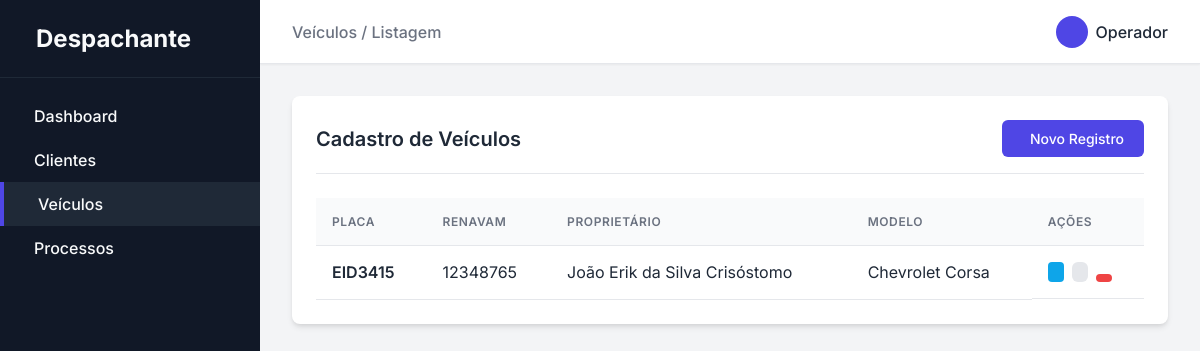
The app's page /veiculos, older data.
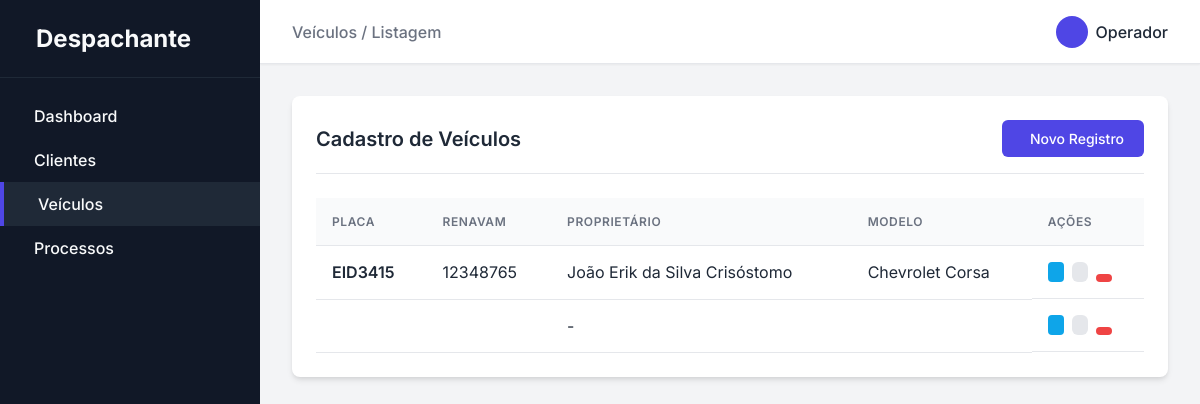
The same page, newer data.
### app/models.py (models this page shows)
class Veiculo(db.Model):
    __tablename__ = 'veiculo'
    id = db.Column(db.Integer, primary_key=True)
    placa = db.Column(db.String(50), nullable=False)
    renavam = db.Column(db.String(50), nullable=False)
    chassis = db.Column(db.String(50), nullable=False)
    grupo = db.Column(db.String(50), nullable=False)
    placa_anterior = db.Column(db.String(50), nullable=False)
    proprietario_anterior = db.Column(db.String(50), nullable=False)
    cpf__cnpj_anterior = db.Column(db.String(50), nullable=False)
    marca__modelo = db.Column(db.String(50), nullable=False)
    tipo = db.Column(db.String(50), nullable=False)
    especie = db.Column(db.String(50), nullable=False)
    cor = db.Column(db.String(50), nullable=False)
    combustivel = db.Column(db.String(50), nullable=False)
    categoria = db.Column(db.String(50), nullable=False)
    ano_fabricacao = db.Column(db.String(50), nullable=False)
    ano_modelo = db.Column(db.String(50), nullable=False)
    cilindradas = db.Column(db.String(50), nullable=False)
    potencia = db.Column(db.String(50), nullable=False)
    passageiros = db.Column(db.String(50), nullable=False)
    proprietario_id = db.Column(db.Integer, db.ForeignKey('cliente.id'))
    processos = db.relationship('Processo', backref='veiculo', lazy=True)

class Cliente(db.Model):
    __tablename__ = 'cliente'
    id = db.Column(db.Integer, primary_key=True)
    nome = db.Column(db.String(50), nullable=False)
    vencimento_cnh = db.Column(db.Date, nullable=False)
    nome_pai = db.Column(db.String(50), nullable=False)
    nome_mae = db.Column(db.String(50), nullable=False)
    cpf__cnpj = db.Column(db.String(50), nullable=False)
    rg = db.Column(db.String(50), nullable=False)
    data_nascimento = db.Column(db.Date, nullable=False)
    email = db.Column(db.String(50), nullable=False)
    telefone = db.Column(db.String(50), nullable=False)
    endereco_id = db.Column(db.Integer, db.ForeignKey('endereco.id'))
    veiculos = db.relationship('Veiculo', backref='cliente', lazy=True)
    processos = db.relationship('Processo', backref='cliente', lazy=True)

### app/routes/home.py (the view)
@bp.route('/veiculos')
def veiculos():
    veiculos = Veiculo.query.all()
    return render_template('veiculos/index.html', veiculos=veiculos)

### app/templates/veiculos/index.html (shortened to what this page needs)
{% extends 'base.html' %}
{% block breadcrumb %}Veículos / Listagem{% endblock %}
{% block content %}
<div class="card">
    <div class="card-header">
        <h2 class="card-title">Cadastro de Veículos</h2>
        <a href="{{ url_for('home.veiculo_novo') }}" class="btn btn-primary">
            Novo Registro
        </a>
    </div>
    <div class="table-responsive">
        <table class="table">
            <thead>
                <tr>
                    <th>Placa</th>
                    <th>Renavam</th>
                    <th>Proprietário</th>
                    <th>Modelo</th>
                    <th>Ações</th>
                </tr>
            </thead>
            <tbody>
                {% for veiculo in veiculos %}
                <tr>
                    <td style="font-weight: 600;">{{ veiculo.placa }}</td>
                    <td>{{ veiculo.renavam }}</td>
                    <td>{{ veiculo.cliente.nome if veiculo.cliente else '-' }}</td>
                    <td>{{ veiculo.marca__modelo }}</td>
                    <td class="actions" style="display: flex; gap: 0.5rem;">
                        <a href="{{ url_for('home.veiculo_visualizar', id=veiculo.id) }}" class="btn btn-info" style="padding: 0.25rem 0.5rem; background-color: #0ea5e9; color: white; border: none; border-radius: 0.25rem; text-decoration: none;"></a>
                        <a href="{{ url_for('home.veiculo_editar', id=veiculo.id) }}" class="btn btn-secondary" style="padding: 0.25rem 0.5rem;"></a>
                        <form action="{{ url_for('home.veiculo_excluir', id=veiculo.id) }}" method="POST" style="margin: 0; display: inline;" onsubmit="return confirm('Tem certeza que deseja excluir este veículo?');">
                            <button type="submit" class="btn btn-danger" style="padding: 0.25rem 0.5rem; border: none; cursor: pointer;"></button>
                        </form>
                    </td>
                </tr>
                {% else %}
                <tr>
                    <td colspan="5" style="text-align: center; color: var(--text-muted); padding: 2rem;">Nenhum veículo cadastrado.</td>
                </tr>
                {% endfor %}
            </tbody>
        </table>
    </div>
</div>
{% endblock %}

Row changes from the older to the newer data that the page shows:
added Veiculo: cliente "-"
